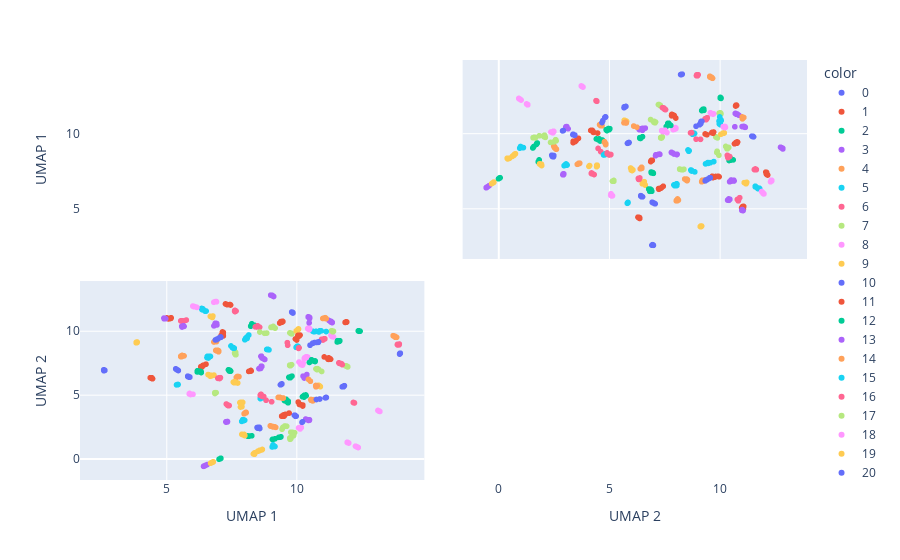

The notebook cell saved with this chart:
### Markdown cell above
### UMAP for each event

### Code cell
labels = {str(i): f"UMAP {i+1}" for i in range(2)}
#pca = PCA(n_components=2)
#components = pca.fit_transform(df_data) 

fig = px.scatter_matrix(
    transformed_embeddings_umap,
    color=df_all.no,
    dimensions=range(2),
    labels=labels)
fig.update_traces(diagonal_visible=False)
fig.show()
